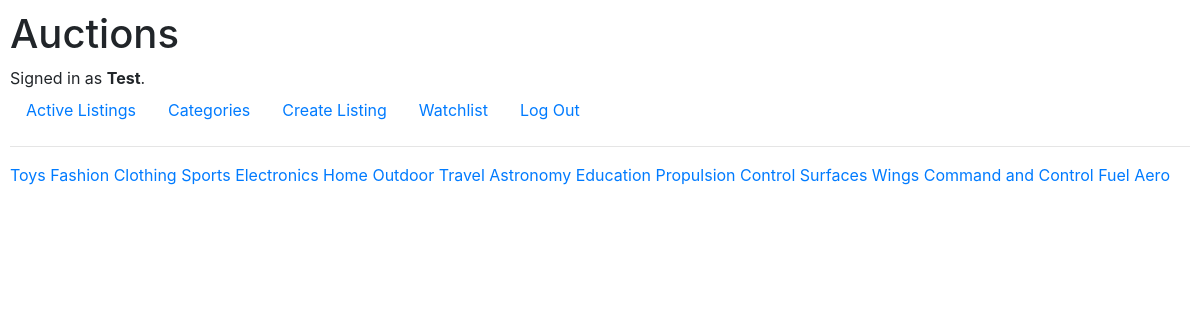
Screenshot of /categories (signed in) with the database file from the repository.
### auctions/models.py (models this page shows)
class User(AbstractUser):
    pass

class Category(models.Model):
    categoryName = models.CharField(max_length=50)
    def __str__(self):
        return f"{self.categoryName}"

### auctions/views.py (the view)
# urls.py: path("categories", views.Categories, name="categories"),
def Categories(request):
    return render(request, "auctions/categories.html", {
        "categories": Category.objects.all()
    })

### auctions/templates/auctions/categories.html
{% extends "auctions/layout.html" %}
{% block body %}
    {% for category in categories %}
        <a href="category_list/{{category}}"> {{category}} </a>
    {% endfor %}
{% endblock %}

### auctions/templates/auctions/layout.html (shortened to what this page needs)
{% load static %}
<!DOCTYPE html>
<html lang="en">
    <head>
        <link rel="stylesheet" href="https://stackpath.bootstrapcdn.com/bootstrap/4.4.1/css/bootstrap.min.css">
        <link href="{% static 'auctions/styles.css' %}" rel="stylesheet">
    </head>
    <body>
        <h1>Auctions</h1>
        <div>
            {% if user.is_authenticated %}
                Signed in as <strong>{{ user.username }}</strong>.
            {% else %}
                Not signed in.
            {% endif %}
        </div>
        <ul class="nav">
            <li class="nav-item">
                <a class="nav-link" href="{% url 'index' %}">Active Listings</a>
            </li>
            <li class="nav-item">
                <a class="nav-link" href="{% url 'categories' %}">Categories</a>
            </li>
            {% if user.is_authenticated %}
                <li class="nav-item">
                    <a class="nav-link" href="{% url 'create_listing' %}">Create Listing</a>
                </li>
                <li class="nav-item">
                    <a class="nav-link" href="{% url 'watchlist' %}">Watchlist</a>
                </li>
                <li class="nav-item">
                    <a class="nav-link" href="{% url 'logout' %}">Log Out</a>
                </li>
            {% endif %}
        </ul>
        <hr>
        {% block body %}
        {% endblock %}
    </body>
</html>

### auctions/static/auctions/styles.css (style rules this page uses)
body { padding: 10px; }

### rows the page displays
User: username "Test"
Category: categoryName "Toys"
Category: categoryName "Fashion"
Category: categoryName "Clothing"
Category: categoryName "Sports"
Category: categoryName "Electronics"
Category: categoryName "Home"
Category: categoryName "Outdoor"
Category: categoryName "Travel"
Category: categoryName "Astronomy"
Category: categoryName "Education"
Category: categoryName "Propulsion"
Category: categoryName "Control Surfaces"
Category: categoryName "Wings"
Category: categoryName "Command and Control"
Category: categoryName "Fuel"
Category: categoryName "Aero"
